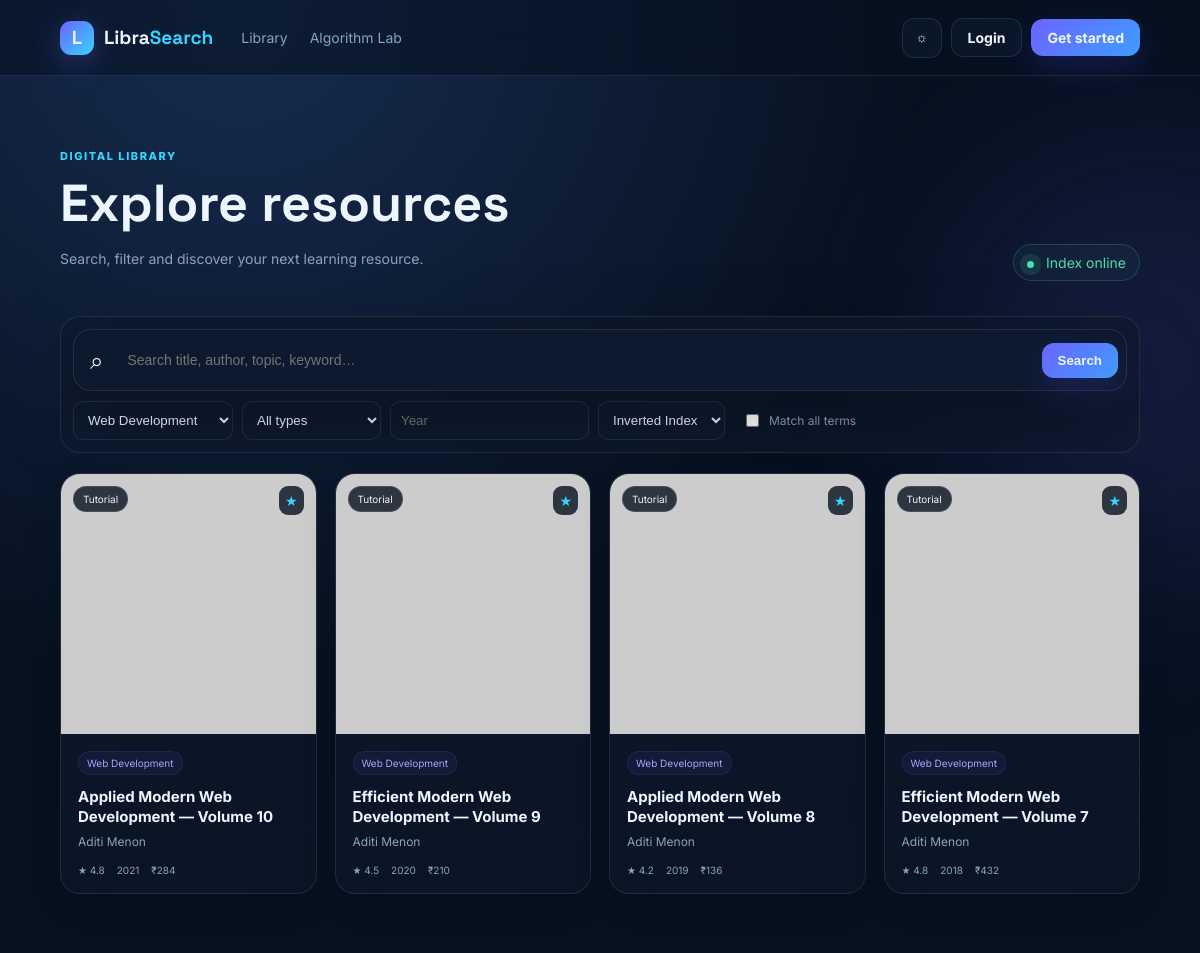
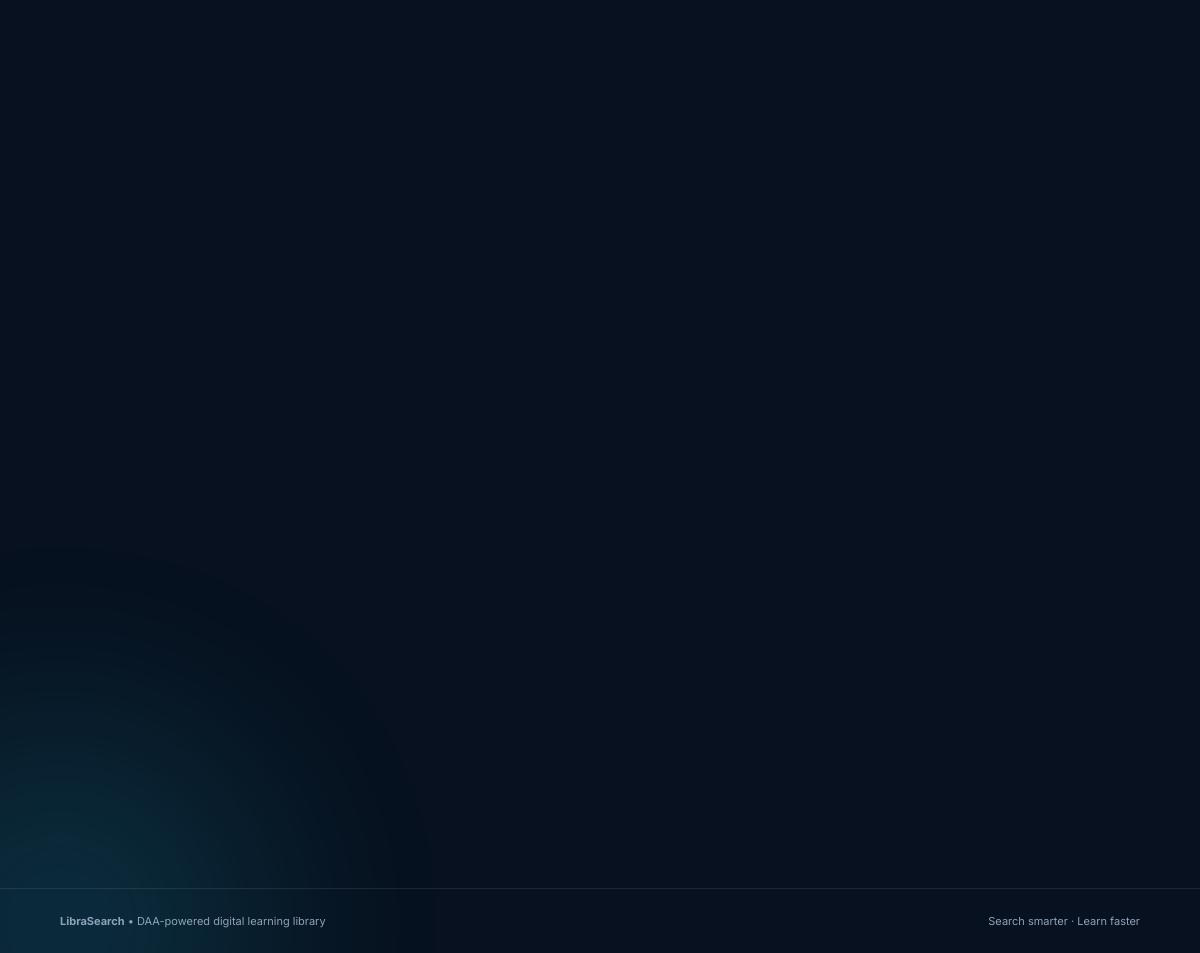
The page /library?category=Web+Development on the database its author committed (2 pictures, top to bottom).
### tables this page shows
CREATE TABLE resources (
        id INTEGER PRIMARY KEY AUTOINCREMENT,
        title TEXT NOT NULL,
        author TEXT NOT NULL,
        description TEXT NOT NULL,
        keywords TEXT NOT NULL,
        category TEXT NOT NULL,
        publication_year INTEGER NOT NULL,
        resource_type TEXT NOT NULL,
        publisher TEXT NOT NULL,
        isbn TEXT,
        price REAL NOT NULL DEFAULT 0,
        cover TEXT,
        url TEXT,
        rating REAL DEFAULT 4.5,
        views INTEGER DEFAULT 0,
        created_at TEXT DEFAULT CURRENT_TIMESTAMP
    );

### app.py (the view)
@app.route("/library")
def library():
    q = request.args.get("q", "").strip()
    category = request.args.get("category", "").strip()
    rtype = request.args.get("type", "").strip()
    year = request.args.get("year", "").strip()
    algorithm = request.args.get("algorithm", "inverted")
    match_all = request.args.get("match_all") == "1"
    if q:
        results, elapsed, total, terms = run_search(q, algorithm, match_all)
        suggestions = suggest_terms(q, all_resources())
    else:
        conn = db()
        query = "SELECT * FROM resources WHERE 1=1"
        params = []
        if category:
            query += " AND category=?"; params.append(category)
        if rtype:
            query += " AND resource_type=?"; params.append(rtype)
        if year.isdigit():
            query += " AND publication_year=?"; params.append(int(year))
        query += " ORDER BY views DESC LIMIT 50"
        results = [dict(r) for r in conn.execute(query, params)]
        conn.close()
        elapsed, total, terms, suggestions = 0, len(results), 0, []
    if category:
        results = [r for r in results if r["category"] == category]
    if rtype:
        results = [r for r in results if r["resource_type"] == rtype]
    if year.isdigit():
        results = [r for r in results if r["publication_year"] == int(year)]
    if q and session.get("user_id"):
        conn = db()
        conn.execute("""INSERT INTO search_history(user_id,query,algorithm,duration_ms,result_count)
                        VALUES(?,?,?,?,?)""", (session["user_id"], q, algorithm, elapsed, len(results)))
        conn.commit(); conn.close()
    conn = db()
    categories = [r[0] for r in conn.execute("SELECT DISTINCT category FROM resources ORDER BY category")]
    types = [r[0] for r in conn.execute("SELECT DISTINCT resource_type FROM resources ORDER BY resource_type")]
    conn.close()
    return render_template("library.html", results=results, q=q, category=category, rtype=rtype,
                           year=year, algorithm=algorithm, elapsed=elapsed, total=total,
                           terms=terms, suggestions=suggestions, categories=categories, types=types)

### app.py (called while the page is built)
def db():
    conn = sqlite3.connect(DB_PATH)
    conn.row_factory = sqlite3.Row
    return conn

def current_user():
    uid = session.get("user_id")
    if not uid:
        return None
    conn = db()
    row = conn.execute("SELECT * FROM users WHERE id=?", (uid,)).fetchone()
    conn.close()
    return dict(row) if row else None

@app.context_processor
def inject_globals():
    user = current_user()
    cart_count = 0
    wishlist_count = 0
    if user:
        conn = db()
        cart_count = conn.execute("SELECT COUNT(*) FROM cart WHERE user_id=?", (user["id"],)).fetchone()[0]
        wishlist_count = conn.execute("SELECT COUNT(*) FROM wishlist WHERE user_id=?", (user["id"],)).fetchone()[0]
        conn.close()
    return {"current_user": user, "cart_count": cart_count, "wishlist_count": wishlist_count}

### templates/library.html
{% extends 'base.html' %}{% block title %}Library — LibraSearch{% endblock %}{% block content %}<section class="page-head reveal"><div><span class="eyebrow">Digital library</span><h1>Explore resources</h1><p>Search, filter and discover your next learning resource.</p></div><div class="live-pill"><span class="pulse"></span> Index online</div></section><form class="search-panel reveal" method="get"><div class="search-row"><span>⌕</span><input name="q" value="{{ q }}" placeholder="Search title, author, topic, keyword…"><button class="btn btn-primary">Search</button></div><div class="filters"><select name="category"><option value="">All categories</option>{% for x in categories %}<option {{ 'selected' if x==category else '' }}>{{ x }}</option>{% endfor %}</select><select name="type"><option value="">All types</option>{% for x in types %}<option {{ 'selected' if x==rtype else '' }}>{{ x }}</option>{% endfor %}</select><input name="year" value="{{ year }}" placeholder="Year"><select name="algorithm"><option value="inverted" {{ 'selected' if algorithm=='inverted' else '' }}>Inverted Index</option><option value="linear" {{ 'selected' if algorithm=='linear' else '' }}>Linear Search</option><option value="hash" {{ 'selected' if algorithm=='hash' else '' }}>Hash Lookup</option></select><label class="check"><input type="checkbox" name="match_all" value="1" {{ 'checked' if request.args.get('match_all')=='1' else '' }}> Match all terms</label></div></form>{% if q %}<div class="result-summary reveal"><div><strong>{{ results|length }}</strong> results for <b>“{{ q }}”</b></div><span>{{ '%.2f'|format(elapsed) }} ms · {{ terms }} index terms</span></div>{% if suggestions %}<div class="suggestions">Did you mean {% for s in suggestions %}<a href="{{ url_for('library',q=s) }}">{{ s }}</a>{% endfor %}?</div>{% endif %}{% endif %}<section class="resource-grid library-grid">{% for r in results %}<article class="resource-card tilt reveal"><div class="cover"><img src="{{ r.cover }}" alt="{{ r.title }}"><span>{{ r.resource_type }}</span><div class="score">{{ r.score if r.score is defined else '★' }}</div></div><div class="resource-body"><span class="chip">{{ r.category }}</span><h3>{{ r.title }}</h3><p>{{ r.author }}</p><div class="card-meta"><span>★ {{ '%.1f'|format(r.rating) }}</span><span>{{ r.publication_year }}</span><span>₹{{ '%.0f'|format(r.price) }}</span></div><a class="stretched" href="{{ url_for('resource',rid=r.id) }}"></a></div></article>{% else %}<div class="empty reveal"><div>⌁</div><h2>No resources found</h2><p>Try a broader keyword or remove a filter.</p></div>{% endfor %}</section>{% endblock %}

### static/style.css (style rules this page uses)
:root { --bg:#07111f;--surface:rgba(15,27,47,.72);--surface2:#0d1b2f;--text:#edf5ff;--muted:#8ea2bb;--line:rgba(255,255,255,.09);--primary:#6c63ff;--cyan:#35d5ff;--green:#4adeb1;--shadow:0 24px 80px rgba(0,0,0,.35) }
* { box-sizing:border-box }
html { scroll-behavior:smooth }
body { margin:0;background:radial-gradient(circle at 20% 0,#162c50 0,transparent 32%),var(--bg);color:var(--text);font:14px Inter,system-ui,sans-serif;min-height:100vh }
a { color:inherit;text-decoration:none }
.btn { border:1px solid var(--line);padding:10px 16px;border-radius:12px;font-weight:700;display:inline-flex;justify-content:center;align-items:center;gap:8px;cursor:pointer;transition:.25s;background:transparent;color:var(--text) }
.btn-primary { border:0;background:linear-gradient(135deg,var(--primary),#3e9dff);box-shadow:0 10px 30px #5148ff38 }
.eyebrow { color:var(--cyan);text-transform:uppercase;letter-spacing:.14em;font-size:11px;font-weight:800 }
.pulse { display:inline-block;width:7px;height:7px;border-radius:50%;background:var(--green);box-shadow:0 0 0 7px #4adeb120;margin-right:8px;animation:pulse 1.8s infinite }
.hero-search,.search-row { display:flex;align-items:center;gap:10px;background:var(--surface);border:1px solid var(--line);padding:8px;border-radius:18px;box-shadow:var(--shadow);backdrop-filter:blur(18px) }
.hero-search span,.search-row span { font-size:24px;margin-left:8px }
.hero-search input,.search-row input { background:transparent;border:0;outline:0;color:var(--text);flex:1;padding:14px;font-size:14px }
.section h2,.page-head h1 { font:700 34px 'Space Grotesk';margin:7px 0 }
.resource-grid { display:grid;grid-template-columns:repeat(4,1fr);gap:18px }
.resource-card { position:relative;border:1px solid var(--line);background:linear-gradient(160deg,var(--surface),rgba(12,24,42,.55));border-radius:20px;overflow:hidden;transition:transform .15s ease,box-shadow .25s,border-color .25s;box-shadow:0 12px 35px rgba(0,0,0,.13) }
.cover { height:260px;position:relative;overflow:hidden;background:#15243b }
.cover img { width:100%;height:100%;object-fit:cover;transition:.5s }
.cover>span { position:absolute;left:12px;top:12px;background:#06111dcc;border:1px solid #ffffff20;padding:6px 9px;border-radius:99px;font-size:10px }
.score { position:absolute;right:12px;top:12px;background:#06111dcc;border-radius:9px;padding:6px;color:var(--cyan) }
.resource-body { padding:17px;position:relative }
.chip { display:inline-block;color:#a9a4ff;background:#6c63ff14;border:1px solid #6c63ff25;padding:5px 8px;border-radius:99px;font-size:10px }
.resource-body h3 { font-size:15px;line-height:1.35;margin:12px 0 6px }
.resource-body p { color:var(--muted);margin:0;font-size:12px }
.card-meta { display:flex;gap:12px;margin-top:15px;color:var(--muted);font-size:10px }
.stretched { position:absolute;inset:0 }
.page-head { padding:70px 0 35px;display:flex;justify-content:space-between;align-items:end }
.page-head h1 { font-size:52px }
.page-head p { color:var(--muted) }
.live-pill { border:1px solid #4adeb133;color:var(--green);padding:9px 13px;border-radius:99px;background:#4adeb10b }
.search-panel,.glass { background:var(--surface);border:1px solid var(--line);backdrop-filter:blur(20px);border-radius:20px }
.search-panel { padding:12px }
.filters { display:flex;gap:9px;flex-wrap:wrap;padding-top:10px }
.filters select,.filters input { background:var(--surface2);border:1px solid var(--line);color:var(--text);padding:10px;border-radius:10px;outline:0 }
.check { display:flex;align-items:center;gap:7px;color:var(--muted);padding:0 8px;font-size:12px }
.library-grid { margin-top:20px }
.reveal { opacity:0;transform:translateY(22px);transition:opacity .7s ease,transform .7s ease }
.reveal.visible { opacity:1;transform:none }

### rows shown on the page
resources: resource_type "Tutorial", score "★", category "Web Development", title "Applied Modern Web Development — Volume 10", author "Aditi Menon", rating "4.8", publication_year "2021", price "284"
resources: resource_type "Tutorial", score "★", category "Web Development", title "Efficient Modern Web Development — Volume 9", author "Aditi Menon", rating "4.5", publication_year "2020", price "210"
resources: resource_type "Tutorial", score "★", category "Web Development", title "Applied Modern Web Development — Volume 8", author "Aditi Menon", rating "4.2", publication_year "2019", price "136"
resources: resource_type "Tutorial", score "★", category "Web Development", title "Efficient Modern Web Development — Volume 7", author "Aditi Menon", rating "4.8", publication_year "2018", price "432"

### other values the page prints
form field category "Web Development"
